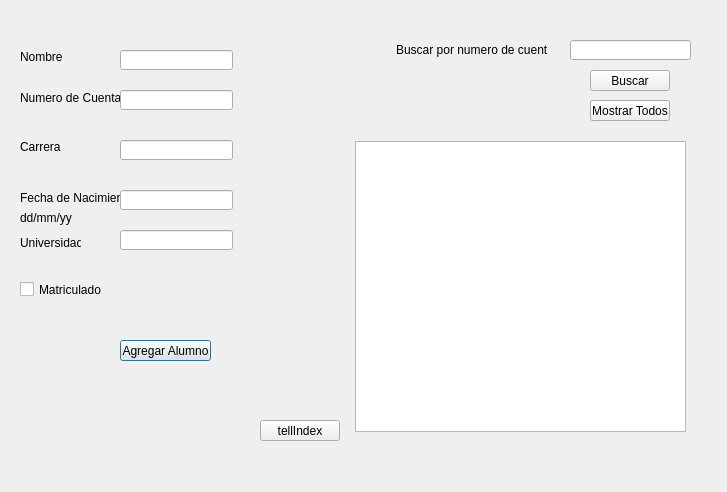
<?xml version="1.0" encoding="UTF-8"?>
<ui version="4.0">
 <class>Tarea2</class>
 <widget class="QDialog" name="Tarea2">
  <property name="geometry">
   <rect>
    <x>0</x>
    <y>0</y>
    <width>727</width>
    <height>492</height>
   </rect>
  </property>
  <property name="windowTitle">
   <string>Dialog</string>
  </property>
  <widget class="QPushButton" name="pushButton">
   <property name="geometry">
    <rect>
     <x>120</x>
     <y>340</y>
     <width>91</width>
     <height>21</height>
    </rect>
   </property>
   <property name="text">
    <string>Agregar Alumno</string>
   </property>
  </widget>
  <widget class="QPushButton" name="pushButton_2">
   <property name="geometry">
    <rect>
     <x>590</x>
     <y>100</y>
     <width>80</width>
     <height>21</height>
    </rect>
   </property>
   <property name="text">
    <string>Mostrar Todos</string>
   </property>
  </widget>
  <widget class="QLabel" name="label_2">
   <property name="geometry">
    <rect>
     <x>20</x>
     <y>90</y>
     <width>101</width>
     <height>16</height>
    </rect>
   </property>
   <property name="text">
    <string>Numero de Cuenta</string>
   </property>
  </widget>
  <widget class="QLabel" name="label_4">
   <property name="geometry">
    <rect>
     <x>20</x>
     <y>190</y>
     <width>111</width>
     <height>16</height>
    </rect>
   </property>
   <property name="text">
    <string>Fecha de Nacimiento</string>
   </property>
  </widget>
  <widget class="QLabel" name="label_5">
   <property name="geometry">
    <rect>
     <x>20</x>
     <y>233</y>
     <width>61</width>
     <height>20</height>
    </rect>
   </property>
   <property name="text">
    <string>Universidad</string>
   </property>
  </widget>
  <widget class="QLineEdit" name="lineEdit_2">
   <property name="geometry">
    <rect>
     <x>120</x>
     <y>90</y>
     <width>113</width>
     <height>20</height>
    </rect>
   </property>
  </widget>
  <widget class="QLineEdit" name="lineEdit">
   <property name="geometry">
    <rect>
     <x>120</x>
     <y>50</y>
     <width>113</width>
     <height>20</height>
    </rect>
   </property>
  </widget>
  <widget class="QLineEdit" name="lineEdit_3">
   <property name="geometry">
    <rect>
     <x>120</x>
     <y>140</y>
     <width>113</width>
     <height>20</height>
    </rect>
   </property>
  </widget>
  <widget class="QLabel" name="label">
   <property name="geometry">
    <rect>
     <x>20</x>
     <y>50</y>
     <width>47</width>
     <height>13</height>
    </rect>
   </property>
   <property name="text">
    <string>Nombre</string>
   </property>
  </widget>
  <widget class="QLabel" name="label_7">
   <property name="geometry">
    <rect>
     <x>20</x>
     <y>210</y>
     <width>71</width>
     <height>16</height>
    </rect>
   </property>
   <property name="text">
    <string>dd/mm/yy</string>
   </property>
  </widget>
  <widget class="QLineEdit" name="lineEdit_5">
   <property name="geometry">
    <rect>
     <x>120</x>
     <y>230</y>
     <width>113</width>
     <height>20</height>
    </rect>
   </property>
  </widget>
  <widget class="QLabel" name="label_3">
   <property name="geometry">
    <rect>
     <x>20</x>
     <y>140</y>
     <width>47</width>
     <height>13</height>
    </rect>
   </property>
   <property name="text">
    <string>Carrera</string>
   </property>
  </widget>
  <widget class="QLineEdit" name="lineEdit_4">
   <property name="geometry">
    <rect>
     <x>120</x>
     <y>190</y>
     <width>113</width>
     <height>20</height>
    </rect>
   </property>
  </widget>
  <widget class="QLabel" name="label_6">
   <property name="geometry">
    <rect>
     <x>396</x>
     <y>40</y>
     <width>151</width>
     <height>20</height>
    </rect>
   </property>
   <property name="text">
    <string>Buscar por numero de cuenta</string>
   </property>
  </widget>
  <widget class="QLineEdit" name="lineEdit_6">
   <property name="geometry">
    <rect>
     <x>570</x>
     <y>40</y>
     <width>121</width>
     <height>20</height>
    </rect>
   </property>
  </widget>
  <widget class="QPushButton" name="pushButton_3">
   <property name="geometry">
    <rect>
     <x>590</x>
     <y>70</y>
     <width>80</width>
     <height>21</height>
    </rect>
   </property>
   <property name="text">
    <string>Buscar</string>
   </property>
  </widget>
  <widget class="QListWidget" name="listWidget">
   <property name="geometry">
    <rect>
     <x>355</x>
     <y>141</y>
     <width>331</width>
     <height>291</height>
    </rect>
   </property>
  </widget>
  <widget class="QCheckBox" name="checkBox">
   <property name="geometry">
    <rect>
     <x>20</x>
     <y>280</y>
     <width>91</width>
     <height>19</height>
    </rect>
   </property>
   <property name="text">
    <string>Matriculado</string>
   </property>
  </widget>
  <widget class="QPushButton" name="pushButton_4">
   <property name="geometry">
    <rect>
     <x>260</x>
     <y>420</y>
     <width>80</width>
     <height>21</height>
    </rect>
   </property>
   <property name="text">
    <string>tellIndex</string>
   </property>
  </widget>
 </widget>
 <resources/>
 <connections/>
</ui>
